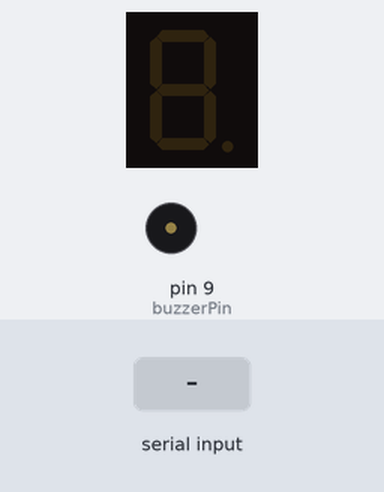
The sketch below on a simulated Arduino Uno, built with avr-gcc and run on an emulated ATmega328P. Shown: 1-digit seven-segment display, buzzer (waves = sounding, pin HIGH). Wiring (inferred from the names in the program): 1-digit 7-segment display, segments lit when HIGH: segments pin 2, pin 3, pin 4, pin 5, pin 6, pin 7, pin 8. The inputs (shaded band) are chosen by the test bench. The segment pins are drawn as the display they are named for; pins used as bus, display or sensor lines are not drawn.

Above: at 1.2 s.
1.3 s: "100\n" received over Serial
At 1.7 s:
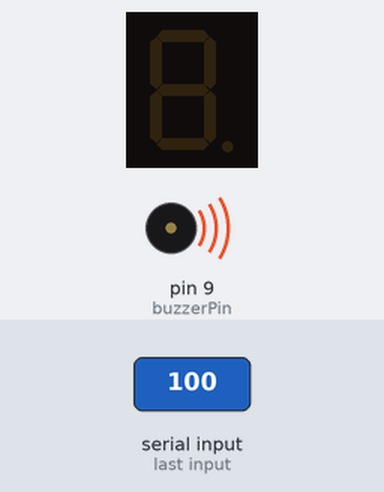
4.3 s: "200\n" received over Serial
At 5.8 s:
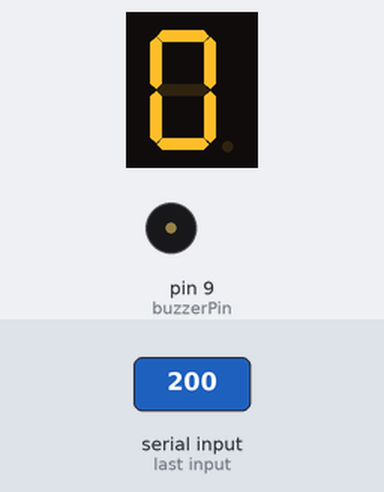
6.8 s: "5\n" received over Serial
At 7.6 s:
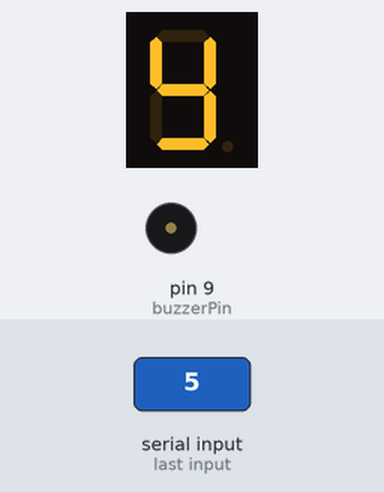
Timing chart, 0 to 9.8 s (numbered marks = the images above; inputs shaded):
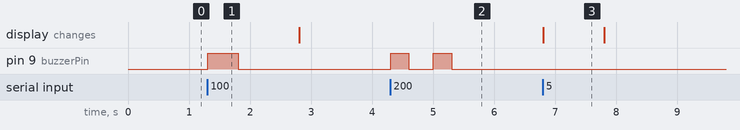

The sketch:

ReceiverBoard.ino
```cpp
int segmentPins[7] = {2, 3, 4, 5, 6, 7, 8};
int buzzerPin = 9;
int highestScore = 0;

int digits[10][7] = {
  {1,1,1,1,1,1,0}, // 0
  {1,0,1,0,0,0,0}, // 1
  {1,1,0,1,1,0,1}, // 2
  {1,1,1,1,0,0,1}, // 3
  {1,0,1,0,0,1,1}, // 4
  {0,1,1,1,0,1,1}, // 5
  {0,1,1,1,1,1,1}, // 6
  {1,1,1,0,0,0,0}, // 7
  {1,1,1,1,1,1,1}, // 8
  {1,1,1,1,0,1,1}  // 9
};

void setup() {
  Serial.begin(9600);

  for (int i = 0; i < 7; i++) {
    pinMode(segmentPins[i], OUTPUT);
  }
  pinMode(buzzerPin, OUTPUT);
}

void loop() {
  if (Serial.available() > 0) {
    int receivedNumber = Serial.parseInt();

    if (receivedNumber == 100) {  // Signal for start
      startBeep();
    } else if (receivedNumber == 200) {  // Signal for end
      endBeep();
      displayDigit(highestScore);  // Show highest score at the end
      delay(1000);
    } else if (receivedNumber >= 0 && receivedNumber <= 9) {
      displayDigit(receivedNumber);
      if (receivedNumber > highestScore) {
        highestScore = receivedNumber;  // Update highest score
      }
    }
  }
}

void displayDigit(int num) {
  for (int i = 0; i < 7; i++) {
    digitalWrite(segmentPins[i], digits[num][i]);
  }
}

void startBeep() {
  digitalWrite(buzzerPin, HIGH);
  delay(500);
  digitalWrite(buzzerPin, LOW);
}

void endBeep() {
  digitalWrite(buzzerPin, HIGH);
  delay(300);
  digitalWrite(buzzerPin, LOW);
  delay(400);
  digitalWrite(buzzerPin, HIGH);
  delay(300);
  digitalWrite(buzzerPin, LOW);
}
```

Measured:
- after the input at 1.3 s, pin 9 (buzzerPin): LOW → HIGH at once, → LOW 0.50 s later
- after the input at 4.3 s, pin 9 (buzzerPin): alternates HIGH for 0.30 s and LOW for 0.40 s, 4 changes in all, then stays LOW, starting at once
- after the input at 6.8 s, the display: changes at once (image 3)
- what the display in image 3 shows lasts 1.0 s, from 6.8 s to 7.8 s
